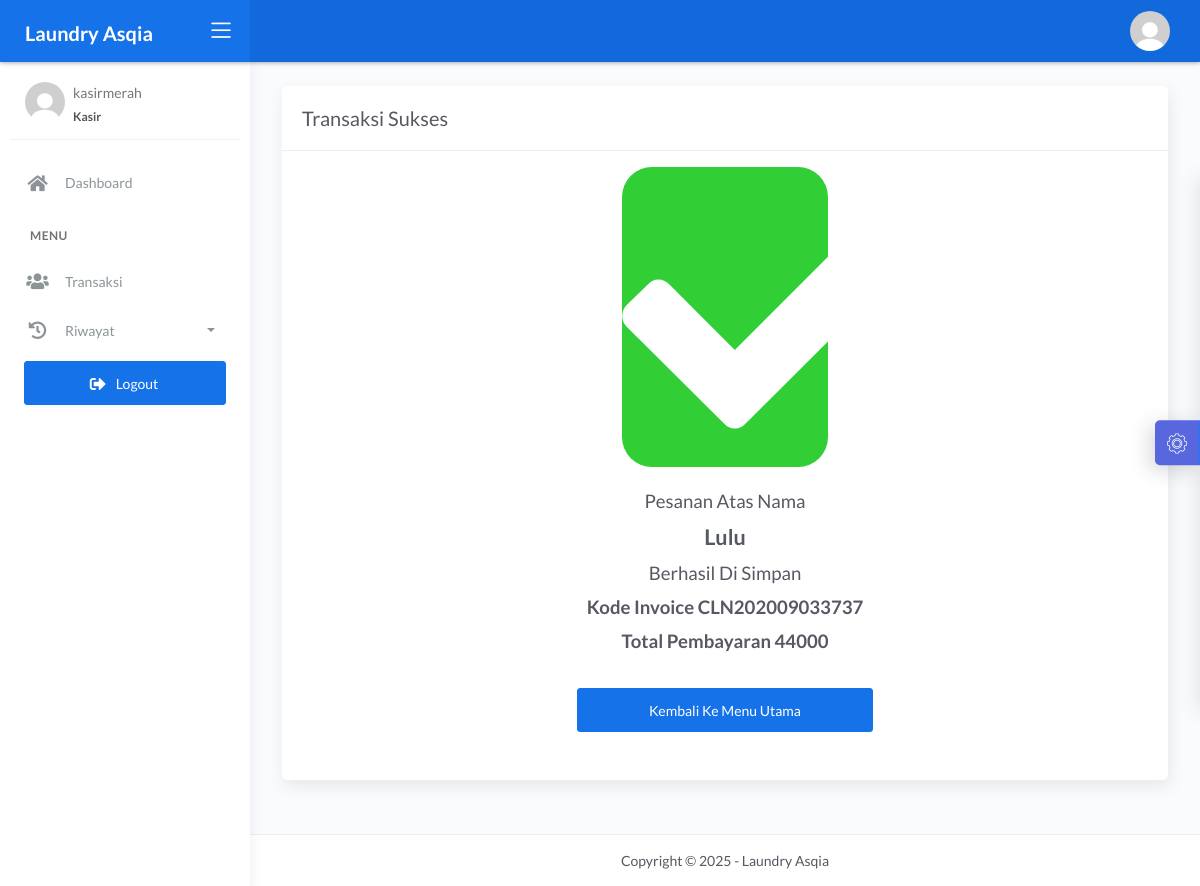
Page /kasir/transaksi_sukses.php?id=36 (signed in) on the committed database.
### tables this page shows
CREATE TABLE `transaksi` (
  `id_transaksi` INT(11) NOT NULL AUTO_INCREMENT,
  `outlet_id` INT(11) NOT NULL,
  `kode_invoice` VARCHAR(50) NOT NULL,
  `id_pelanggan` INT(11) NOT NULL,
  `tgl` DATETIME NOT NULL DEFAULT CURRENT_TIMESTAMP,
  `batas_waktu` DATETIME NOT NULL,
  `tgl_pembayaran` DATETIME DEFAULT NULL,
  `biaya_tambahan` INT(11) NOT NULL DEFAULT 0,
  `diskon` DECIMAL(5,2) NOT NULL DEFAULT 0.00,
  `pajak` INT(11) NOT NULL DEFAULT 0,
  `status` ENUM('baru','proses','selesai','diambil') NOT NULL DEFAULT 'baru',
  `status_bayar` ENUM('dibayar','belum') NOT NULL DEFAULT 'belum',
  `antar_jemput` ENUM('gratis','bayar','ambil_sendiri') NOT NULL DEFAULT 'ambil_sendiri',
  `id_user` INT(11) DEFAULT NULL,
  PRIMARY KEY (`id_transaksi`),
  KEY `id_pelanggan` (`id_pelanggan`),
  KEY `outlet_id` (`outlet_id`),
  KEY `id_user` (`id_user`)
);

CREATE TABLE `pelanggan` (
  `id_pelanggan` int(11) NOT NULL,
  `nama_pelanggan` varchar(228) NOT NULL,
  `alamat_pelanggan` text NOT NULL,
  `jenis_kelamin` enum('L','P') NOT NULL,
  `telp_pelanggan` varchar(15) NOT NULL,
  `no_ktp` varchar(30) NOT NULL
);

CREATE TABLE `detail_transaksi` (
  `id_detail` int(11) NOT NULL,
  `id_transaksi` int(11) NOT NULL,
  `id_paket` int(11) DEFAULT NULL,
  `qty` double NOT NULL,
  `total_harga` double NOT NULL,
  `keterangan` text NOT NULL,
  `total_bayar` int(11) NOT NULL
);

### kasir/transaksi_sukses.php (the view)
<?php
$title = 'Transaksi Sukses';
require 'koneksi.php';
require 'header.php';
$query = "SELECT transaksi.*, pelanggan.nama_pelanggan, detail_transaksi.total_harga FROM transaksi INNER JOIN pelanggan ON pelanggan.id_pelanggan = transaksi.id_pelanggan INNER JOIN detail_transaksi ON detail_transaksi.id_transaksi = transaksi.id_transaksi WHERE transaksi.id_transaksi = " . $_GET['id'];
$transaksi = mysqli_query($conn, $query);
$data = mysqli_fetch_assoc($transaksi);
?>
<div class="content">
    <div class="page-inner">
        <div class="row">
            <div class="col-md-12">
                <div class="card">
                    <div class="card-header">
                        <div class="card-title"><?= $title; ?></div>
                    </div>
                    <div class="row">
                        <div class="col-md-12 col-lg-12 col-sm-12 col-xs-12 mt-3">
                            <div class="white-box">
                                <div class="row">
                                    <div class="col-md-4"></div>
                                    <div class="col-md-4 text-center" style="padding-left: 50px;padding-right: 50px;">
                                        <div class="bg-success" style="font-size: 30px;border-radius: 30px">
                                            <i class="fa fa-check fa-10x text-white"></i>
                                        </div>
                                    </div>
                                    <div class="col-md-4"></div>
                                </div>
                                <div class="row">
                                    <div class="col-md-12 text-center mb-5">
                                        <br>
                                        <h3>Pesanan Atas Nama</h3>
                                        <h2><strong><?= $data['nama_pelanggan'] ?> </strong></h2>
                                        <h3>Berhasil Di Simpan</h3>
                                        <h3><strong>Kode Invoice <?= $data['kode_invoice'] ?></strong><br></h3>
                                        <h3><strong>Total Pembayaran <?= $data['total_harga'] ?></strong><br><br></h3>
                                        <a href="transaksi.php" class="btn btn-primary col-md-4 ml-auto mr-auto">Kembali Ke Menu Utama</a>
                                    </div>
                                </div>
                            </div>
                        </div>
                    </div>
                </div>
            </div>
        </div>
    </div>
</div>
<?php require 'footer.php'; ?>

### rows in the picture
transaksi: id_pelanggan.nama_pelanggan "Lulu", kode_invoice "CLN202009033737", detail_transaksi.total_harga "44000"

### other values in the picture
$_SESSION['username'] "kasirmerah"
$title "Transaksi Sukses"
